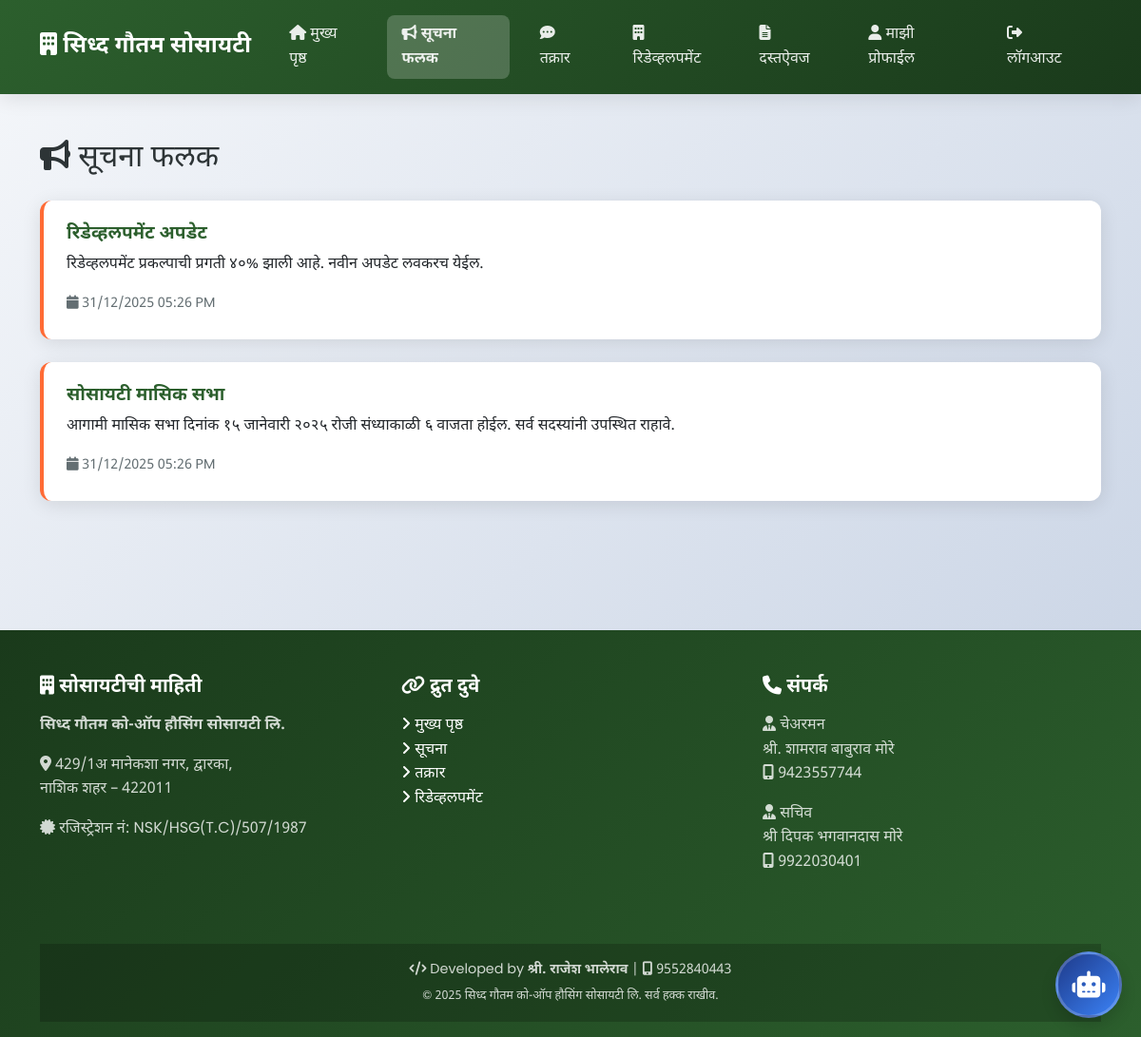
Page /member/notices (signed in) on the committed database.
### app.py (models this page shows)
class Notice(db.Model):
    __tablename__ = 'notices'
    id = db.Column(db.Integer, primary_key=True)
    title = db.Column(db.String(300), nullable=False)
    content = db.Column(db.Text, nullable=False)
    created_at = db.Column(db.DateTime, default=datetime.utcnow)
    is_active = db.Column(db.Boolean, default=True)

### app.py (the view)
@app.route('/member/notices')
@login_required
def member_notices():
    notices = Notice.query.filter_by(is_active=True).order_by(Notice.created_at.desc()).all()
    return render_template('member/notices.html', notices=notices)

### app.py (called while the page is built)
def login_required(f):
    @wraps(f)
    def decorated_function(*args, **kwargs):
        if 'user_id' not in session:
            flash('कृपया प्रथम लॉगिन करा', 'warning')
            return redirect(url_for('login'))
        return f(*args, **kwargs)
    return decorated_function

### app/templates/member/notices.html (shortened to what this page needs)
{% extends "base.html" %}
{% block content %}
<section class="py-5">
    <div class="container">
        <h2 class="mb-4"><i class="fas fa-bullhorn"></i> सूचना फलक</h2>
        <div class="row">
            <div class="col-12">
                {% if notices %}
                {% for notice in notices %}
                <div class="card notice-card mb-4">
                    <div class="card-body">
                        <h5 class="notice-title">{{ notice.title }}</h5>
                        <p class="mb-3">{{ notice.content }}</p>
                        <small class="notice-date">
                            <i class="fas fa-calendar"></i> {{ notice.created_at.strftime('%d/%m/%Y %I:%M %p') }}
                        </small>
                    </div>
                </div>
                {% endfor %}
                {% else %}
                <div class="alert alert-info">
                    <i class="fas fa-info-circle"></i> सध्या कोणत्याही सूचना नाहीत
                </div>
                {% endif %}
            </div>
        </div>
    </div>
</section>
{% endblock %}

### app/static/css/style.css (style rules this page uses)
:root { --primary-color: #2c5f2d; --secondary-color: #97bc62; --accent-color: #ff6b35; --dark-green: #1a3a1b; --light-green: #e8f5e9; --text-dark: #2d3436; --text-light: #636e72; --bg-light: #f8f9fa; --white: #ffffff; --shadow: 0 4px 20px rgba(0, 0, 0, 0.1); --shadow-hover: 0 8px 30px rgba(0, 0, 0, 0.15); --border-radius: 12px; --transition: all 0.3s cubic-bezier(0.4, 0, 0.2, 1); }
* { margin: 0; padding: 0; box-sizing: border-box; }
body { font-family: 'Noto Sans Devanagari', 'Poppins', sans-serif; background: linear-gradient(135deg, #f5f7fa 0%, #c3cfe2 100%); color: var(--text-dark); line-height: 1.6; overflow-x: hidden; }
.card { border: none; border-radius: var(--border-radius); box-shadow: var(--shadow); transition: var(--transition); overflow: hidden; background: var(--white); animation: fadeIn 0.6s ease-out; }
.card-body { padding: 1.5rem; }
.notice-card { border-left: 4px solid var(--accent-color); margin-bottom: 1rem; transition: var(--transition); }
.notice-title { font-weight: 700; color: var(--primary-color); font-size: 1.2rem; }
.notice-date { color: var(--text-light); font-size: 0.9rem; }

### rows in the picture
Notice: title "रिडेव्हलपमेंट अपडेट", content "रिडेव्हलपमेंट प्रकल्पाची प्रगती ४०% झाली आहे. नवीन अपडेट लवकरच येईल.", created_at "31/12/2025 05:26 PM"
Notice: title "सोसायटी मासिक सभा", content "आगामी मासिक सभा दिनांक १५ जानेवारी २०२५ रोजी संध्याकाळी ६ वाजता होईल. सर्व सदस्यांनी उपस्थित राहावे.", created_at "31/12/2025 05:26 PM"
